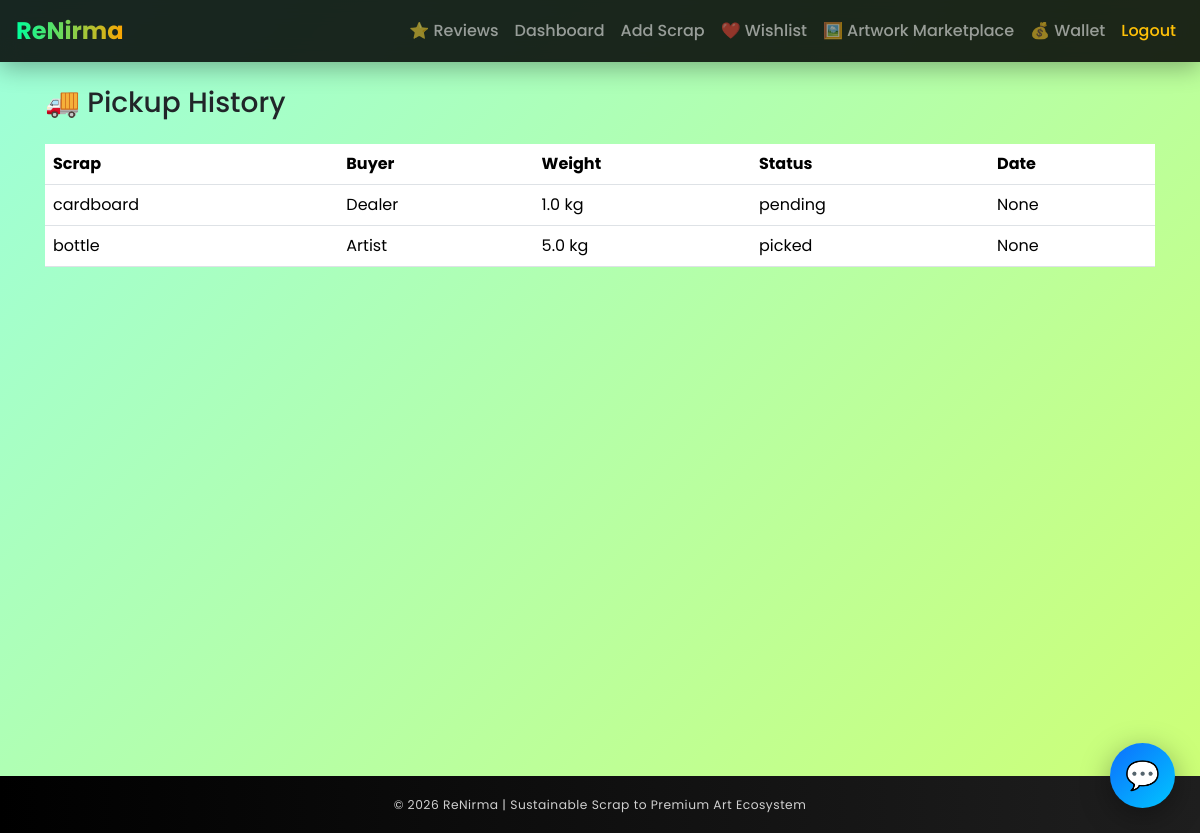
/scrap/pickup-history/ (signed in), run on the app's committed database.
### scrap/models.py (models this page shows, shortened)
class ScrapRequest(models.Model):
    STATUS_CHOICES = (
        ('pending', 'Pending'),
        ('approved', 'Approved'),
        ('rejected', 'Rejected'),
    )
    scrap = models.ForeignKey(
        Scrap,
        on_delete=models.CASCADE,
        related_name="requests"
    )
    requested_by = models.ForeignKey(
        settings.AUTH_USER_MODEL,
        on_delete=models.CASCADE,
        related_name="my_requests"
    )
    status = models.CharField(
        max_length=20,
        choices=STATUS_CHOICES,
        default="pending"
    )
    is_paid = models.BooleanField(default=False)
    requested_at = models.DateTimeField(auto_now_add=True)
    requested_weight = models.FloatField(default=0)
    pickup_status = models.CharField(
        max_length=20,
        choices=[
            ("pending", "Pending"),
            ("scheduled", "Scheduled"),
            ("picked", "Picked Up"),
            ("completed", "Completed"),
        ],
        default="pending"
    )
    pickup_deadline = models.DateTimeField(null=True, blank=True)
    pickup_time = models.CharField(
        max_length=20,
        choices=[
            ("morning", "Morning"),
            ("afternoon", "Afternoon"),
            ("evening", "Evening")
        ],
        blank=True,
        null=True
    )
    pickup_date = models.DateField(blank=True, null=True)
    pickup_contact = models.CharField(max_length=15, blank=True, null=True)

class Scrap(models.Model):
    CATEGORY_CHOICES = (
        ('plastic', 'Plastic'),
        ('metal', 'Metal'),
        ('paper', 'Paper'),
        ('ewaste', 'E-Waste'),
        ('glass', 'Glass'),
    )
    seller = models.ForeignKey(
        settings.AUTH_USER_MODEL,
        on_delete=models.CASCADE
    )
    category = models.CharField(max_length=50, choices=CATEGORY_CHOICES)
    weight_kg = models.FloatField()
    price_per_kg = models.FloatField()
    location = models.CharField(max_length=200)
    image = models.ImageField(
        upload_to="scrap_images/",
        blank=True,
        null=True
    )
    is_available = models.BooleanField(default=True)
    created_at = models.DateTimeField(auto_now_add=True)
    available_weight = models.FloatField(default=0)

### accounts/models.py (models this page shows, shortened)
class CustomUser(AbstractUser):
    ROLE_CHOICES = (
        ('user', 'User'),
        ('dealer', 'Dealer'),
        ('artist', 'Artist'),
    )
    role = models.CharField(
        max_length=20,
        choices=ROLE_CHOICES,
        default="user"
    )
    phone = models.CharField(max_length=15, blank=True, null=True)
    language = models.CharField(max_length=10, default="en")

### scrap/views.py (the view)
@login_required
def pickup_history(request):
    pickups = ScrapRequest.objects.filter(
        scrap__seller=request.user
    ).order_by("-id")
    return render(
        request,
        "scrap/pickup_history.html",
        {"pickups": pickups}
    )

### templates/scrap/pickup_history.html (shortened to what this page needs)
{% extends "base.html" %}
{% block content %}
<h3 class="mb-4">🚚 Pickup History</h3>
<table class="table">
<thead>
<tr>
<th>Scrap</th>
<th>Buyer</th>
<th>Weight</th>
<th>Status</th>
<th>Date</th>
</tr>
</thead>
<tbody>
{% for p in pickups %}
<tr>
<td>{{ p.scrap.category }}</td>
<td>{{ p.requested_by.username }}</td>
<td>{{ p.requested_weight }} kg</td>
<td>{{ p.pickup_status }}</td>
<td>{{ p.pickup_date }}</td>
</tr>
{% endfor %}
</tbody>
</table>
{% endblock %}

### templates/base.html (style rules this page uses)
body { font-family: 'Poppins', sans-serif; background: linear-gradient(135deg,#9cffdb,#ceff74); min-height: 100vh; overflow-x: hidden; }
* { box-sizing: border-box; }
body { overflow-x: hidden; }

### data on the page
ScrapRequest: scrap.category "cardboard", requested_by.username "Dealer", requested_weight "1.0", pickup_status "pending", pickup_date "None"
ScrapRequest: scrap.category "bottle", requested_by.username "Artist", requested_weight "5.0", pickup_status "picked", pickup_date "None"
